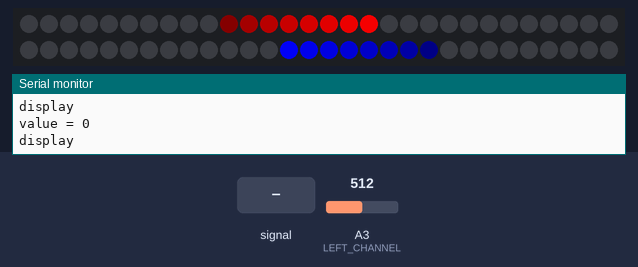
Bench run of a sketch on a simulated Arduino Uno, built for the host (arithmetic inside an expression is 32-bit, double 64-bit). Shown: 60 RGB LEDs in strip order, left to right, continuing on the next row, the last lines printed to the serial monitor. The inputs (shaded band) are chosen by the test bench; at power-on: A3 (LEFT_CHANNEL) = 512.

Above: at 1.25 s.
1.3 s: A3 (LEFT_CHANNEL) fed a 200 Hz sine of ±81 counts around its level
At 1.54 s:
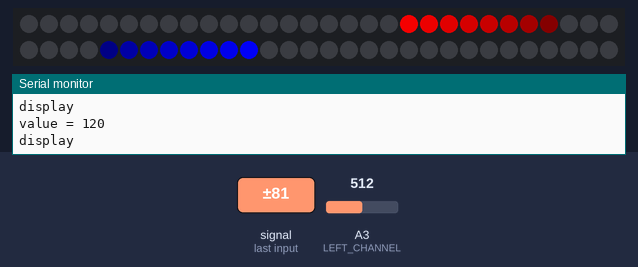
3.0 s: A3 (LEFT_CHANNEL) set to 900
At 5.85 s:
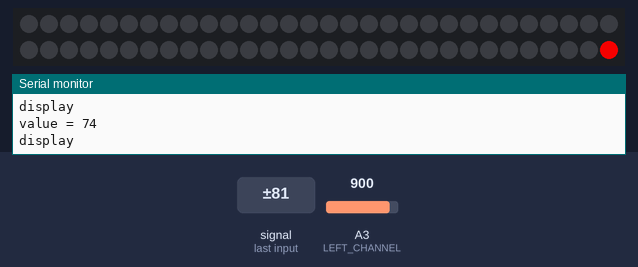
10.3 s: A3 (LEFT_CHANNEL) set to 716
At 12.64 s:
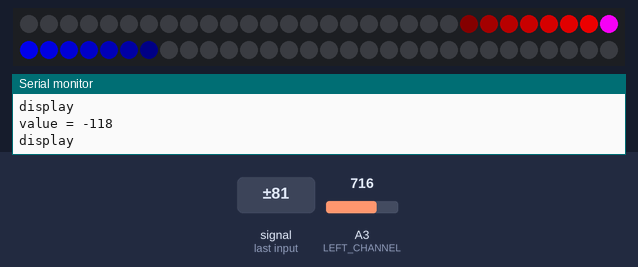

The sketch:

NeoFireAndIce2.ino
```cpp
// (licence header left out)
#include <fix_fft.h>
#include <SPI.h>
#include <Adafruit_NeoPixel.h>

// NeoPixels
#define PIN 10
#define NUMPIXELS 60
#define NUM_SHOW 8

#define RED 0
#define GREEN 1
#define BLUE 2

// Audio
#define LEFT_CHANNEL 3
#define NUM_OF_CHANNELS 1

int IrisLocRed = 0;
int StepperRed = 1;

int IrisLocBlue = NUMPIXELS;
int StepperBlue = 1;

// Parameter 1 = number of pixels in strip
// Parameter 2 = pin number (most are valid)
// Parameter 3 = pixel type flags, add together as needed:
//   NEO_KHZ800  800 KHz bitstream (most NeoPixel products w/WS2812 LEDs)
//   NEO_KHZ400  400 KHz (classic 'v1' (not v2) FLORA pixels, WS2811 drivers)
//   NEO_GRB     Pixels are wired for GRB bitstream (most NeoPixel products)
//   NEO_RGB     Pixels are wired for RGB bitstream (v1 FLORA pixels, not v2)
Adafruit_NeoPixel strip = Adafruit_NeoPixel(NUMPIXELS, PIN, NEO_GRB + NEO_KHZ800);

int pixelColors[NUMPIXELS + 1][3];

// variables for the Fast Fourier Transform (FFT)
char im[128], data[128];

// manipulation variables to translate FFT for display
// we are going to create 14 channels of audio
char data_avgs[14];
// Display channel to display, 0 == Bass, 13 == Treble
static const int mCh0 = 0, mCh1 = 1, mCh2 = 2, mCh3 = 3, mCh4 = 4, mCh5 = 5, mCh6 = 6, mCh7 = 7;
static const int mCh8 = 8, mCh9 = 9, mCh10 = 10, mCh11 = 11, mCh12 = 12, mCh13 = 13;
int i, val;

void setup() {
  strip.begin();
  strip.show(); // Initialize all pixels to 'off'

  // debug
  Serial.begin(9600);
}

void loop() {
  // read in 128 samples from the AUDIOPIN
  for (i = 0; i < 128; i++){
    val = analogRead(LEFT_CHANNEL);
    data[i] = val;
    im[i] = 0;
  }
  // run the FFT on the samples to transform from P(t) vs. time > P(v) vs. freq.
  fix_fft(data,im,7,0);

  // this gets the absolute value of the values in the array, so we're only dealing with positive numbers
  // Since we only use Channel 0 and average 4 values from the data area we only need to process that many
  for (i = 0; i < 4; i++) {  // 64 (max 124 channels depending on how many we want to use)
    data[i] = sqrt(data[i] * data[i] + im[i] * im[i]);
  }

  // average bars together
  for (i = 0; i < NUM_OF_CHANNELS; i++) {
    // average together
    data_avgs[i] = data[i*4] + data[i*4 + 1] + data[i*4 + 2] + data[i*4 + 3];
    // remap values for display range: input 0-30 & output 0-5 ... originally 0-9
    data_avgs[i] = map(data_avgs[i], 0, 30, 0, 80);  //80
  }

  // read the bass and SHOW IT!
  int value = data_avgs[mCh0];
  int bounce = 80;  //map(analogRead(POT_R), 0, 1024, 75, 125);

  Serial.print("value = ");
  Serial.println(value);

  display();

  if (IrisLocRed >= NUMPIXELS || IrisLocRed < 0 || value > bounce) {
    StepperRed = -StepperRed;
  }
  IrisLocRed += StepperRed; //*/

  if (IrisLocBlue >= NUMPIXELS || IrisLocBlue < 0 || value > bounce) {
    StepperBlue = -StepperBlue;
  }
  IrisLocBlue += StepperBlue; //*/

  delay(50);
}


void display() {
  Serial.println("display");
  // clear the pixels
  for (int i = 0; i < NUMPIXELS; i++) {
    strip.setPixelColor(i, Color(0,0,0));
  }

  for (int i = 0; i < NUMPIXELS; i++) {
    for (int j = 0; j < 3; j++) {
      pixelColors[i][j] = 0;
    }
  }

  // set the iris
  int baseRed = 255, baseBlue = 255;
  pixelColors[IrisLocRed][RED] = baseRed;
  pixelColors[IrisLocBlue][BLUE] = baseBlue;

  // set the tails
  int red = baseRed, blue = baseBlue;
  int rCompare = baseRed/NUM_SHOW, bCompare = baseBlue/NUM_SHOW;

  for (int i = 0; IrisLocRed - i >= 0; i++) {
    if (red >= rCompare)
      red -= rCompare;
    pixelColors[IrisLocRed - i*StepperRed][RED] = red;
    if (red <= rCompare)
      break;
  }

  for (int i = 0; IrisLocBlue - i >= 0; i++) {
    if (blue >= bCompare)
      blue -= bCompare;
    pixelColors[IrisLocBlue - i*StepperBlue][BLUE] = blue;
    if (blue <= bCompare)
      break;
  }

  for (int i = 0; i < NUMPIXELS; i++) {
    strip.setPixelColor(i, Color(pixelColors[i][RED], pixelColors[i][GREEN], pixelColors[i][BLUE]));
  }

  strip.show();
}


/* Helper functions */

// Create a 24 bit color value from R,G,B
uint32_t Color(byte r, byte g, byte b) {
  uint32_t c;
  c = r;
  c <<= 8;
  c |= g;
  c <<= 8;
  c |= b;
  return c;
}
```
